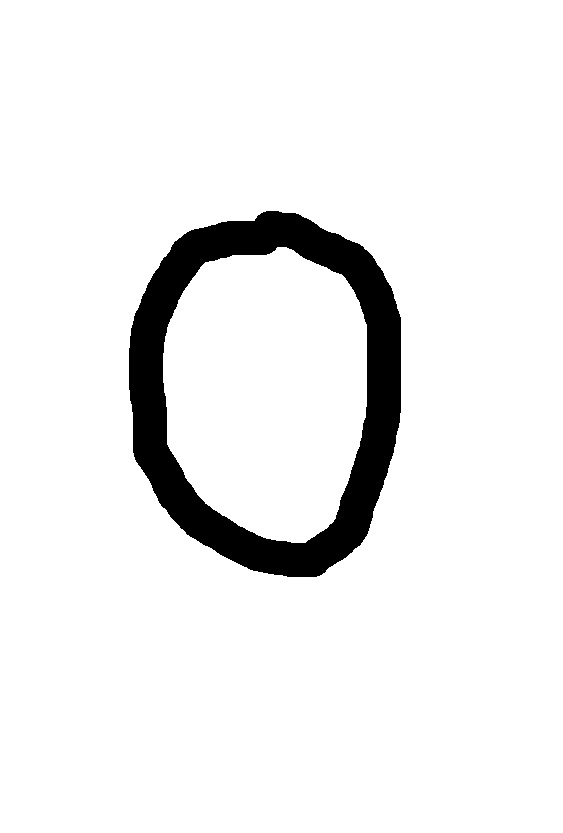
#> input picture data/test0.jpg, 563 x 833 px
$ python -i inference.py   (imports and definitions only)
#> lines starting #> are read from the running program, lines starting #| are printed output that depends on the picture; after the words box and inside, x2 and y2 are one past the last pixel; in counts of white or black regions, pixels touching at a corner belong together
#> further down, picture is the input picture: PIL image 563x833 RGB; min 0, max 255, mean 237.6
import cv2
import numpy as np
from PIL import Image

def preprocess_image(image):
    """
    Standardizes user-uploaded images to match MNIST training data format.
    1. Grayscale
    2. Resize to 28x28
    3. Invert colors (if necessary)
    4. Normalize pixel values
    """
    # 1. Convert PIL image to OpenCV format (numpy array)
    # Ensure it's in grayscale ('L' mode in PIL)
    img = np.array(image.convert('L'))

    # 2. Thresholding / Cleaning
    # This helps remove background noise and makes the digit stand out
    _, img = cv2.threshold(img, 127, 255, cv2.THRESH_BINARY_INV + cv2.THRESH_OTSU)
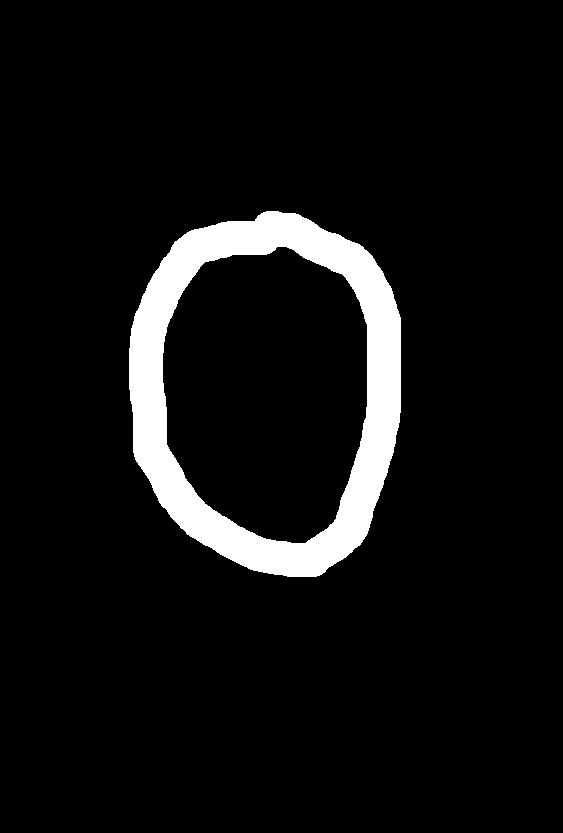
#> img: shape (833, 563); 6.8% white; 1 white region, box (x1, y1, x2, y2) and area: (129, 211, 401, 577) 31924

    # 3. Resize to 28x28
    # We use INTER_AREA for shrinking images—it preserves quality better
    img = cv2.resize(img, (28, 28), interpolation=cv2.INTER_AREA)
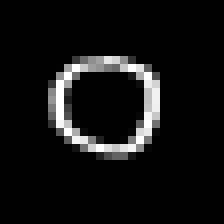
#> img: shape (28, 28) (shown 8 times larger); min 0, max 255, mean 17.4

    # 4. Normalization
    # Rescale pixel values from [0, 255] to [0.0, 1.0]
    img = img.astype('float32') / 255.0

    # 5. Reshape for the CNN
    # The model expects (batch_size, height, width, channels) -> (1, 28, 28, 1)
    img = np.expand_dims(img, axis=-1)
    img = np.expand_dims(img, axis=0)

    return img

>>> from PIL import Image
>>> picture = Image.open('../data/test0.jpg')
>>> result = preprocess_image(picture)

$ run again, on data/test1.jpg
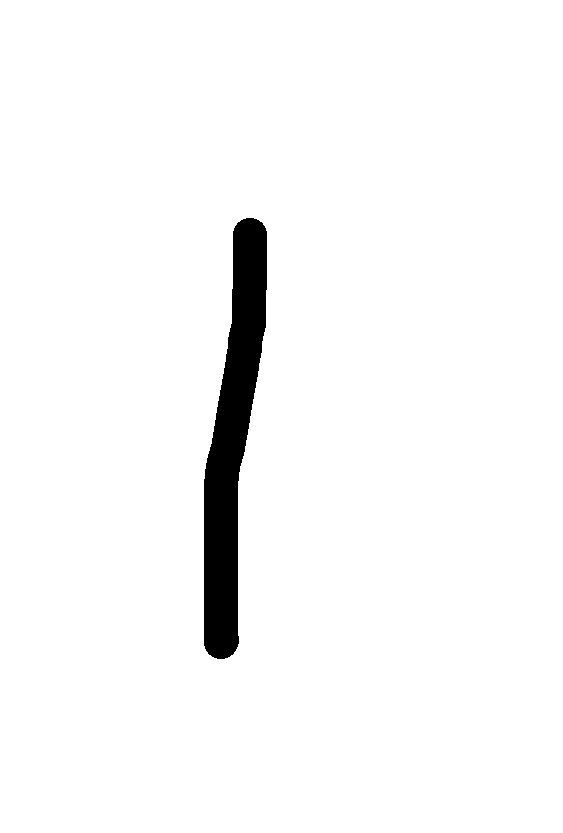
#> input picture data/test1.jpg, 563 x 833 px
#> picture is the input picture: PIL image 563x833 RGB; min 0, max 255, mean 246.9
#> in preprocess_image, `_, img = cv2.threshold(img, 127, 255, cv2.THRESH_BINARY_INV + cv2.THRE..`:
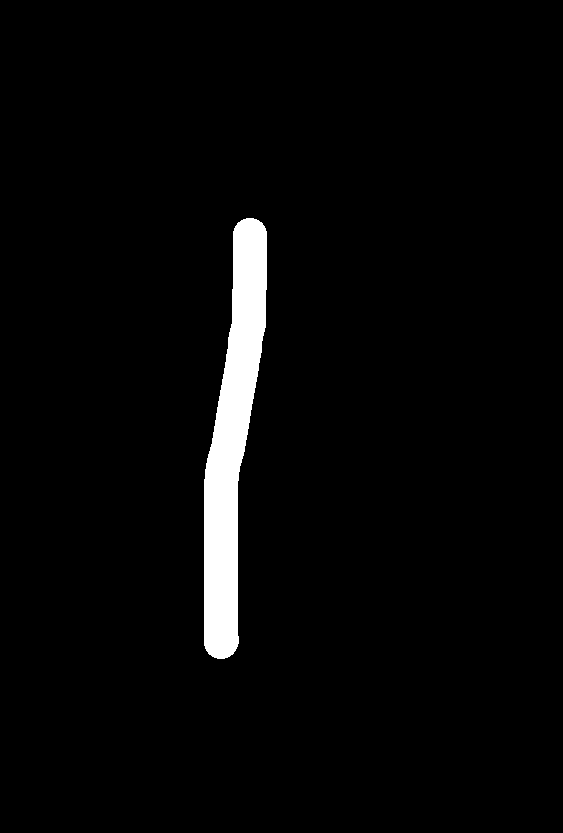
#> img: shape (833, 563); 3.2% white; 1 white region, box (x1, y1, x2, y2) and area: (204, 218, 267, 659) 14853
#> in preprocess_image, `img = cv2.resize(img, (28, 28), interpolation=cv2.INTER_AREA)`:
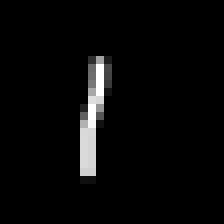
#> img: shape (28, 28) (shown 8 times larger); min 0, max 255, mean 8.1

$ run again, on data/test2.jpg
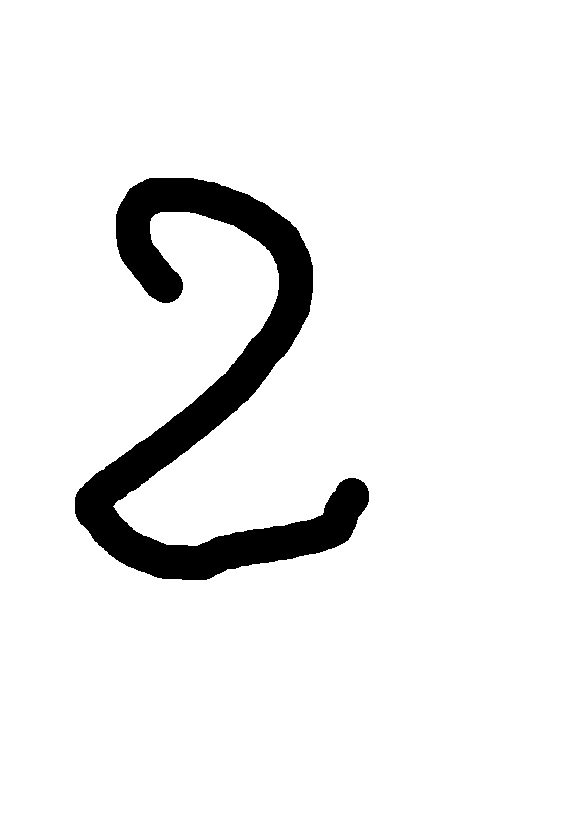
#> input picture data/test2.jpg, 563 x 833 px
#> picture is the input picture: PIL image 563x833 RGB; min 0, max 255, mean 237.3
#> in preprocess_image, `_, img = cv2.threshold(img, 127, 255, cv2.THRESH_BINARY_INV + cv2.THRE..`:
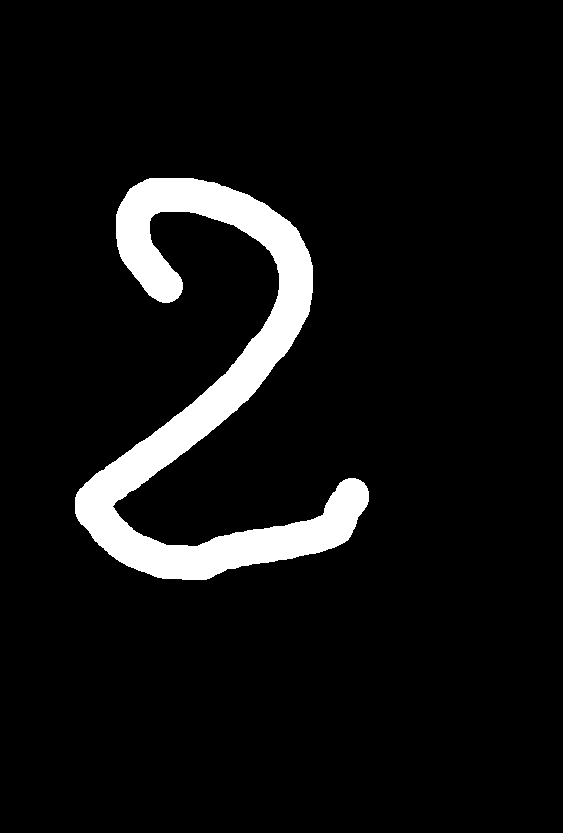
#> img: shape (833, 563); 6.9% white; 1 white region, box (x1, y1, x2, y2) and area: (75, 178, 369, 580) 32578
#> in preprocess_image, `img = cv2.resize(img, (28, 28), interpolation=cv2.INTER_AREA)`:
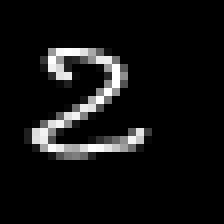
#> img: shape (28, 28) (shown 8 times larger); min 0, max 255, mean 17.7
